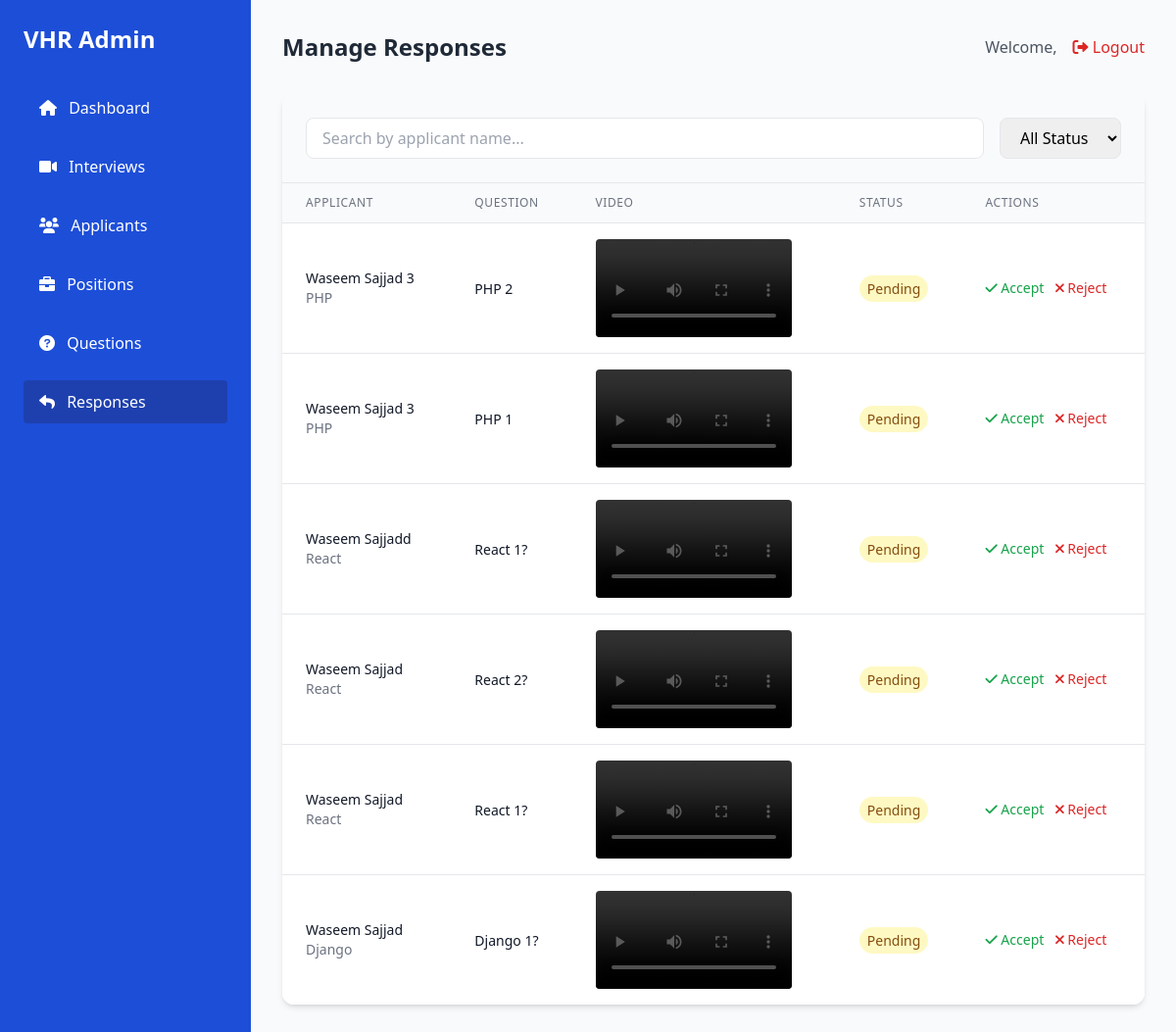
The app's page /responses/, older data.
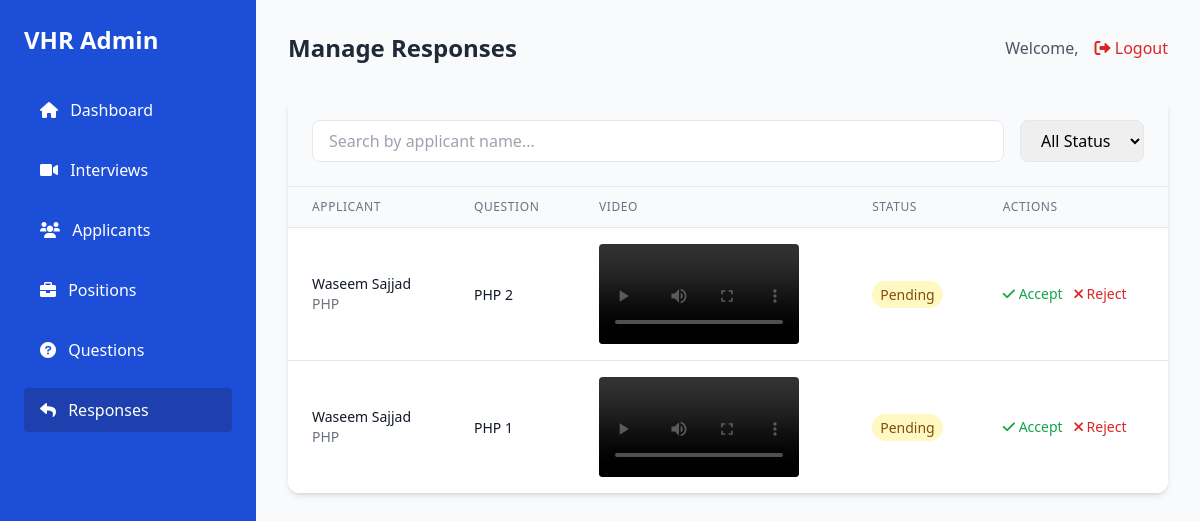
The same page, newer data.
### interviews/models.py (models this page shows, shortened)
class ApplicantResponse(models.Model):
    STATUS_CHOICES = [
        ('Pending', 'Pending'),
        ('Accepted', 'Accepted'),
        ('Rejected', 'Rejected'),
    ]
    applicant = models.ForeignKey(Applicant, on_delete=models.CASCADE, related_name="responses")
    question = models.ForeignKey(Question, on_delete=models.CASCADE, related_name="responses")
    video_response = models.FileField(upload_to="videos/")
    submission_time = models.DateTimeField(auto_now_add=True)
    status = models.CharField(max_length=10, choices=STATUS_CHOICES, default='Pending')

class Applicant(models.Model):
    STATUS_CHOICES = [
        ('Pending', 'Pending'),
        ('Selected', 'Selected'),
        ('Rejected', 'Rejected'),
    ]
    user = models.ForeignKey(User, on_delete=models.CASCADE, related_name="applicants", null=True, blank=True)
    fullname = models.CharField(max_length=255)
    email = models.EmailField()
    position = models.ForeignKey(Position, on_delete=models.CASCADE, related_name="applicants")
    status = models.CharField(max_length=10, choices=STATUS_CHOICES, default='Pending')
    resume = models.FileField(upload_to='resumes/', null=True, blank=True)
    class Meta:
        unique_together = ('email', 'position')

class Position(models.Model):
    name = models.CharField(max_length=255, unique=True)

class Question(models.Model):
    text = models.TextField()
    positions = models.ManyToManyField(Position, related_name="questions")
    time_limit = models.IntegerField(default=60)  # Time limit in seconds

### interviews/views.py (the view)
# urls.py: path('responses/', manage_responses, name='manage_responses'),
def manage_responses(request):
    responses = ApplicantResponse.objects.all()
    applicant_id = request.GET.get('applicant')
    if applicant_id:
        responses = responses.filter(applicant_id=applicant_id)
    responses = responses.select_related(
        'applicant', 'question', 'applicant__position'
    ).order_by('-submission_time')
    return render(request, 'admin/manage_responses.html', {
        'responses': responses,
        'applicant_id': applicant_id
    })

### interviews/templates/admin/manage_responses.html (shortened to what the changed rows need)
{% extends "admin/base_admin.html" %}
{% block page_title %}Manage Responses{% endblock %}
{% block admin_content %}
<div class="bg-white rounded-xl shadow-md overflow-hidden">
    <div class="overflow-x-auto">
        <table class="min-w-full divide-y divide-gray-200">
            <thead class="bg-gray-50">
                <tr>
                    <th class="px-6 py-3 text-left text-xs font-medium text-gray-500 uppercase tracking-wider">Applicant</th>
                    <th class="px-6 py-3 text-left text-xs font-medium text-gray-500 uppercase tracking-wider">Question</th>
                    <th class="px-6 py-3 text-left text-xs font-medium text-gray-500 uppercase tracking-wider">Video</th>
                    <th class="px-6 py-3 text-left text-xs font-medium text-gray-500 uppercase tracking-wider">Status</th>
                    <th class="px-6 py-3 text-left text-xs font-medium text-gray-500 uppercase tracking-wider">Actions</th>
                </tr>
            </thead>
            <tbody class="bg-white divide-y divide-gray-200">
                {% for response in responses %}
                <tr class="hover:bg-gray-50 transition">
                    <td class="px-6 py-4 whitespace-nowrap">
                        <div class="text-sm">
                            <div class="font-medium text-gray-900">{{ response.applicant.fullname }}</div>
                            <div class="text-gray-500">{{ response.applicant.position.name }}</div>
                        </div>
                    </td>
                    <td class="px-6 py-4">
                        <span class="text-sm text-gray-900">{{ response.question.text|truncatechars:100 }}</span>
                    </td>
                    <td class="px-6 py-4">
                        {% if response.video_response %}
                        <video width="200" controls class="rounded">
                            <source src="{{ response.video_response.url }}" type="video/webm">
                        </video>
                        {% else %}
                        <span class="text-sm text-gray-500">No video uploaded</span>
                        {% endif %}
                    </td>
                    <td class="px-6 py-4 whitespace-nowrap">
                        <span class="px-2 py-1 text-sm rounded-full
                            {% if response.status == 'Pending' %}bg-yellow-100 text-yellow-800
                            {% elif response.status == 'Accepted' %}bg-green-100 text-green-800
                            {% else %}bg-red-100 text-red-800{% endif %}">
                            {{ response.status }}
                        </span>
                    </td>
                    <td class="px-6 py-4 whitespace-nowrap text-sm font-medium space-x-2">
                        <button onclick="acceptResponse({{ response.id }})"
                                class="text-green-600 hover:text-green-900">
                            <i class="fas fa-check"></i> Accept
                        </button>
                        <button onclick="rejectResponse({{ response.id }})"
                                class="text-red-600 hover:text-red-900">
                            <i class="fas fa-times"></i> Reject
                        </button>
                    </td>
                </tr>
                {% empty %}
                <tr>
                    <td colspan="5" class="px-6 py-4 text-center text-gray-500">
                        No responses available.
                    </td>
                </tr>
                {% endfor %}
            </tbody>
        </table>
    </div>
</div>
{% endblock %}

Row changes from the older to the newer data that the page shows:
removed ApplicantResponse: applicant.fullname "Waseem Sajjad 3", applicant.position.name "PHP", question.text "PHP 2", status "Pending"
removed ApplicantResponse: applicant.fullname "Waseem Sajjad 3", applicant.position.name "PHP", question.text "PHP 1", status "Pending"
removed ApplicantResponse: applicant.fullname "Waseem Sajjadd", applicant.position.name "React", question.text "React 1?", status "Pending"
removed ApplicantResponse: applicant.fullname "Waseem Sajjad", applicant.position.name "React", question.text "React 2?", status "Pending"
removed ApplicantResponse: applicant.fullname "Waseem Sajjad", applicant.position.name "React", question.text "React 1?", status "Pending"
removed ApplicantResponse: applicant.fullname "Waseem Sajjad", applicant.position.name "Django", question.text "Django 1?", status "Pending"
added ApplicantResponse: applicant.fullname "Waseem Sajjad", applicant.position.name "PHP", question.text "PHP 2", status "Pending"
added ApplicantResponse: applicant.fullname "Waseem Sajjad", applicant.position.name "PHP", question.text "PHP 1", status "Pending"
